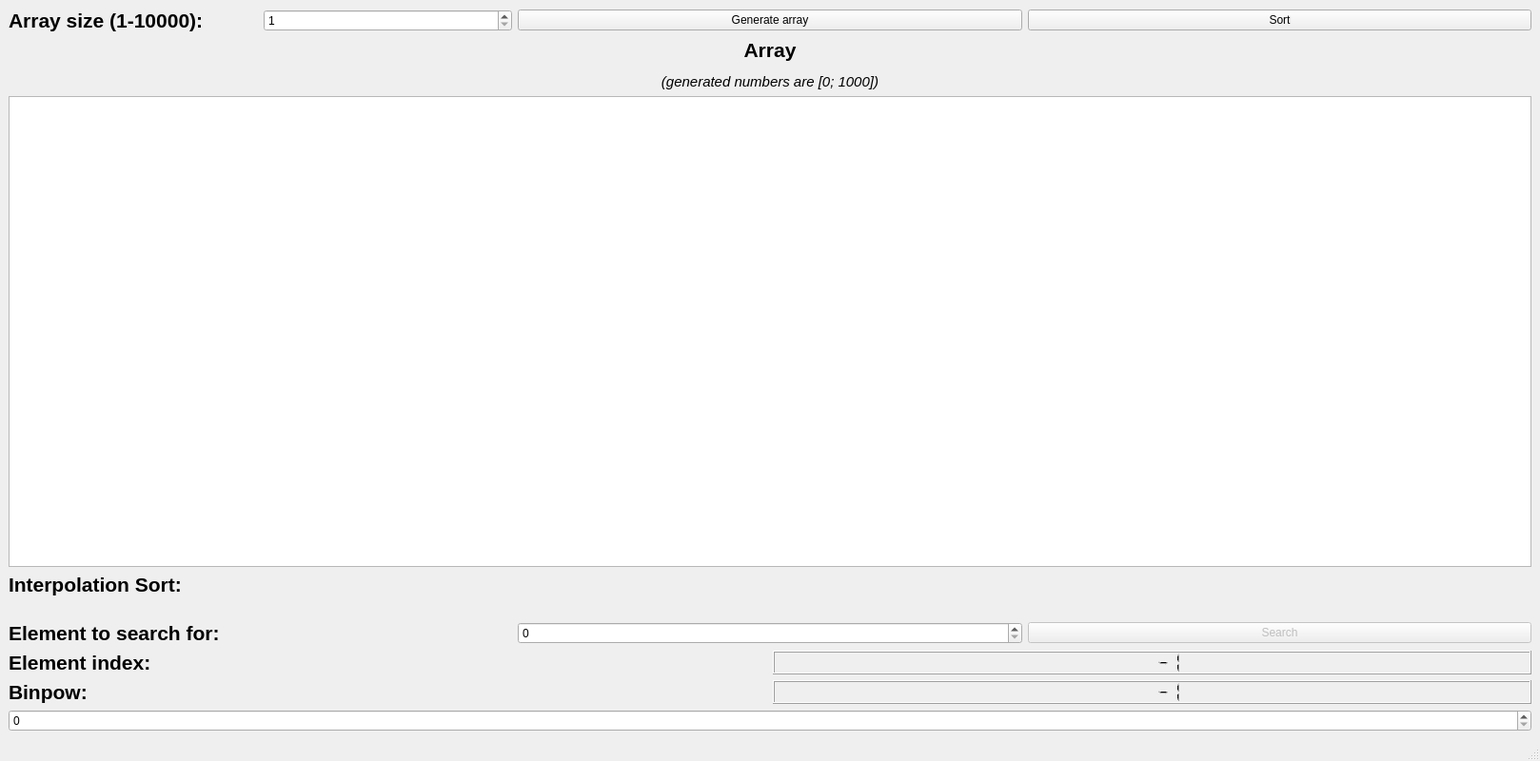
<?xml version="1.0" encoding="UTF-8"?>
<ui version="4.0">
 <class>MainWindow</class>
 <widget class="QMainWindow" name="MainWindow">
  <property name="geometry">
   <rect>
    <x>0</x>
    <y>0</y>
    <width>1618</width>
    <height>800</height>
   </rect>
  </property>
  <property name="sizePolicy">
   <sizepolicy hsizetype="Fixed" vsizetype="Fixed">
    <horstretch>0</horstretch>
    <verstretch>0</verstretch>
   </sizepolicy>
  </property>
  <property name="minimumSize">
   <size>
    <width>1618</width>
    <height>800</height>
   </size>
  </property>
  <property name="maximumSize">
   <size>
    <width>1618</width>
    <height>800</height>
   </size>
  </property>
  <property name="windowTitle">
   <string>Task 2</string>
  </property>
  <widget class="QWidget" name="centralwidget">
   <layout class="QVBoxLayout" name="verticalLayout_2">
    <item>
     <layout class="QHBoxLayout" name="horizontalLayout_6">
      <item>
       <layout class="QHBoxLayout" name="horizontalLayout_5">
        <item>
         <widget class="QLabel" name="label_7">
          <property name="sizePolicy">
           <sizepolicy hsizetype="Minimum" vsizetype="Preferred">
            <horstretch>0</horstretch>
            <verstretch>0</verstretch>
           </sizepolicy>
          </property>
          <property name="font">
           <font>
            <pointsize>16</pointsize>
            <bold>true</bold>
           </font>
          </property>
          <property name="text">
           <string>&lt;html&gt;&lt;head/&gt;&lt;body&gt;&lt;p&gt;Array size (1-10000): &lt;/p&gt;&lt;/body&gt;&lt;/html&gt;</string>
          </property>
         </widget>
        </item>
        <item>
         <widget class="QSpinBox" name="spinBox">
          <property name="minimum">
           <number>1</number>
          </property>
          <property name="maximum">
           <number>10000</number>
          </property>
         </widget>
        </item>
       </layout>
      </item>
      <item>
       <widget class="QPushButton" name="pushButton">
        <property name="text">
         <string>Generate array</string>
        </property>
       </widget>
      </item>
      <item>
       <widget class="QPushButton" name="pushButton_2">
        <property name="text">
         <string>Sort</string>
        </property>
       </widget>
      </item>
     </layout>
    </item>
    <item>
     <layout class="QVBoxLayout" name="verticalLayout_3">
      <item>
       <widget class="QLabel" name="label_8">
        <property name="font">
         <font>
          <pointsize>16</pointsize>
          <bold>true</bold>
         </font>
        </property>
        <property name="text">
         <string>&lt;html&gt;&lt;head/&gt;&lt;body&gt;&lt;p align=&quot;center&quot;&gt;Array&lt;/p&gt;&lt;p align=&quot;center&quot;&gt;&lt;span style=&quot; font-size:11pt; font-weight:400; font-style:italic;&quot;&gt;(generated numbers are [0; 1000])&lt;/span&gt;&lt;/p&gt;&lt;/body&gt;&lt;/html&gt;</string>
        </property>
       </widget>
      </item>
     </layout>
    </item>
    <item>
     <widget class="QGraphicsView" name="graphicsView">
      <property name="minimumSize">
       <size>
        <width>1600</width>
        <height>481</height>
       </size>
      </property>
      <property name="interactive">
       <bool>false</bool>
      </property>
      <property name="sceneRect">
       <rectf>
        <x>0.000000000000000</x>
        <y>0.000000000000000</y>
        <width>0.000000000000000</width>
        <height>0.000000000000000</height>
       </rectf>
      </property>
      <property name="viewportUpdateMode">
       <enum>QGraphicsView::FullViewportUpdate</enum>
      </property>
     </widget>
    </item>
    <item>
     <layout class="QHBoxLayout" name="horizontalLayout_8">
      <item>
       <layout class="QHBoxLayout" name="horizontalLayout">
        <item>
         <widget class="QLabel" name="label">
          <property name="sizePolicy">
           <sizepolicy hsizetype="Fixed" vsizetype="Preferred">
            <horstretch>0</horstretch>
            <verstretch>0</verstretch>
           </sizepolicy>
          </property>
          <property name="font">
           <font>
            <pointsize>16</pointsize>
            <bold>true</bold>
           </font>
          </property>
          <property name="text">
           <string>Interpolation Sort:</string>
          </property>
         </widget>
        </item>
        <item>
         <widget class="QLabel" name="label_4">
          <property name="font">
           <font>
            <pointsize>15</pointsize>
           </font>
          </property>
          <property name="text">
           <string/>
          </property>
         </widget>
        </item>
       </layout>
      </item>
     </layout>
    </item>
    <item>
     <spacer name="verticalSpacer">
      <property name="orientation">
       <enum>Qt::Vertical</enum>
      </property>
      <property name="sizeType">
       <enum>QSizePolicy::Minimum</enum>
      </property>
      <property name="sizeHint" stdset="0">
       <size>
        <width>20</width>
        <height>20</height>
       </size>
      </property>
     </spacer>
    </item>
    <item>
     <layout class="QVBoxLayout" name="verticalLayout">
      <item>
       <layout class="QHBoxLayout" name="horizontalLayout_4">
        <item>
         <widget class="QLabel" name="label_9">
          <property name="sizePolicy">
           <sizepolicy hsizetype="Minimum" vsizetype="Preferred">
            <horstretch>0</horstretch>
            <verstretch>0</verstretch>
           </sizepolicy>
          </property>
          <property name="text">
           <string>&lt;html&gt;&lt;head/&gt;&lt;body&gt;&lt;p&gt;&lt;span style=&quot; font-size:16pt; font-weight:700;&quot;&gt;Element to search for: &lt;/span&gt;&lt;/p&gt;&lt;/body&gt;&lt;/html&gt;</string>
          </property>
         </widget>
        </item>
        <item>
         <widget class="QSpinBox" name="spinBox_2">
          <property name="minimum">
           <number>0</number>
          </property>
          <property name="maximum">
           <number>1000</number>
          </property>
         </widget>
        </item>
        <item>
         <widget class="QPushButton" name="pushButton_3">
          <property name="enabled">
           <bool>false</bool>
          </property>
          <property name="text">
           <string>Search</string>
          </property>
         </widget>
        </item>
       </layout>
      </item>
      <item>
       <layout class="QHBoxLayout" name="horizontalLayout_7">
        <item>
         <widget class="QLabel" name="label_10">
          <property name="sizePolicy">
           <sizepolicy hsizetype="Minimum" vsizetype="Preferred">
            <horstretch>0</horstretch>
            <verstretch>0</verstretch>
           </sizepolicy>
          </property>
          <property name="text">
           <string>&lt;html&gt;&lt;head/&gt;&lt;body&gt;&lt;p&gt;&lt;span style=&quot; font-size:16pt; font-weight:700;&quot;&gt;Element index: &lt;/span&gt;&lt;/p&gt;&lt;/body&gt;&lt;/html&gt;</string>
          </property>
         </widget>
        </item>
        <item>
         <widget class="QLCDNumber" name="lcdNumber">
          <property name="intValue" stdset="0">
           <number>-1</number>
          </property>
         </widget>
        </item>
       </layout>
      </item>
      <item>
       <layout class="QHBoxLayout" name="horizontalLayout_9">
        <item>
         <widget class="QLabel" name="label_11">
          <property name="sizePolicy">
           <sizepolicy hsizetype="Minimum" vsizetype="Preferred">
            <horstretch>0</horstretch>
            <verstretch>0</verstretch>
           </sizepolicy>
          </property>
          <property name="text">
           <string>&lt;html&gt;&lt;head/&gt;&lt;body&gt;&lt;p&gt;&lt;span style=&quot; font-size:16pt; font-weight:700;&quot;&gt;Binpow: &lt;/span&gt;&lt;/p&gt;&lt;/body&gt;&lt;/html&gt;</string>
          </property>
         </widget>
        </item>
        <item>
         <widget class="QLCDNumber" name="lcdNumber_2">
          <property name="intValue" stdset="0">
           <number>-1</number>
          </property>
         </widget>
        </item>
       </layout>
      </item>
     </layout>
    </item>
    <item>
     <widget class="QSpinBox" name="spinBox_3"/>
    </item>
   </layout>
  </widget>
  <widget class="QMenuBar" name="menubar">
   <property name="geometry">
    <rect>
     <x>0</x>
     <y>0</y>
     <width>1618</width>
     <height>22</height>
    </rect>
   </property>
  </widget>
  <widget class="QStatusBar" name="statusbar"/>
 </widget>
 <resources/>
 <connections/>
</ui>
